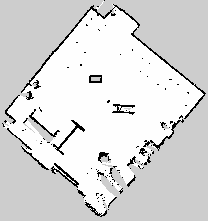
#> input picture archive/Obj_evaluation/scanner_map_test_obj.png, 208 x 221 px
$ python -i object_detection_modified.py   (imports and definitions only)
#> lines starting #> are read from the running program, lines starting #| are printed output that depends on the picture; after the words box and inside, x2 and y2 are one past the last pixel; in counts of white or black regions, pixels touching at a corner belong together
# reference:    https://docs.opencv.org/4.5.2/d4/dc6/tutorial_py_template_matching.html
import math

import cv2 as cv
import numpy as np
from numpy import random
from scipy import ndimage
import copy
import time
from PIL import Image, ImageDraw, ImageOps


class Obstacle:
    """
    obstacles consist of corners and borders connecting those corners.
    -> a border is just a list like for example: [[corner1, corner2], [corner1, corner3], [corner2, corner4], ...]
        (corner1 and so on are only tuples with x and y coordinates, not some class-objects)
    """

    # [10 lines left out: functions __init__, __str__, not called in this run]

    __repr__ = __str__  # X kind of a bad practice

    # [194 lines left out: functions distance_to_point, find_outer_borders, extract_corners, crop_to_ref_map, not called in this run]


def generate_map_ref(map_ref):
    """
    changes (basically inverts) the colors colors of the passed map and generates the "reference map"
    @param map_ref: reference map with "wrong" color layout yet
    @return: grayscale reference map
    """

    pixels = map_ref
    obs = np.array(np.zeros(len(map_ref) * len(map_ref[0]))).reshape(len(map_ref), len(map_ref[0]))

    for y in range(0, len(pixels)):
        for x in range(0, len(pixels[0])):
            #            print('x:', x, ' y:', y)
            if pixels[y][x] == 0:
                obs[y][x] = 255
            elif pixels[y][x] == 254 or pixels[y][x] == 255:
                obs[y][x] = 0
            elif pixels[y][x] == 40:  # unknown area - for now treated like walls / in PRM it is still set as 40
                obs[y][x] = 255
            elif pixels[y][x] == 205:  # also unknown area (if we didn't crop)
                obs[y][x] = 255

    map_ref = Image.fromarray(obs.astype("uint8"), mode="L")

    return map_ref


# it can still always happen that two tables stand in a way so that it is impossible to know how to place the representation perfectly
# [62 lines left out: function replace_object, not called in this run]


def apply_object_detection(map_path):
    """
    applies the whole template matching process
    --!! important note !!--: the directory has to be the following:
                                in the project folder: /templates/scanner/*TEMPLATES_HERE*
                                                       /representations/scanner/*REPRESENTATIONS_HERE*
                                                       /masks/*MASKS_HERE*
                                                       /representations/scanner/*CORNERS_HERE*
                              ALSO: thresholds parameter in this function is important and can be adjusted for all
                                    the considered obstacles. If object detection doesn't work properly this can help
    @param map_path: path to the scanner map to do the template matching on
    @return: map_ref - reference map (with the detected obstacles) after applying object detection
             obstacles - list of the found Obstacles-objects
    """
#> called with map_path = 'Obj_evaluation/scanner_map_test_obj.png'
    map_grey = Image.open(map_path)
#> map_grey is the input picture: PIL image 208x221 RGBA; mean R, G, B, A 217.1, 217.1, 217.1, 255
    map_grey = map_grey.convert("L")
#> map_grey: PIL image 208x221 L
    # map_grey = crop_to_ref_map(map_grey) # better not use this, except when using the 160x160 handcrafted map
    print("image size after crop:", map_grey.size)
#| image size after crop: (208, 221)
    map_grey.save("map_cropped.png")
    # map_grey = Image.open(map_path)
    map_grey = np.array(map_grey.getdata()).reshape((map_grey.size[1], map_grey.size[0])).astype("uint8")

    # remove this to have the object detection
    map_ref = generate_map_ref(map_grey)
#> in generate_map_ref, `obs = np.array(np.zeros(len(map_ref) * len(map_ref[0]))).reshape(len(m..`: obs: shape (221, 208) float64; every value is 0
#> after the loop in generate_map_ref, `for y in range(0, len(pixels)):`:
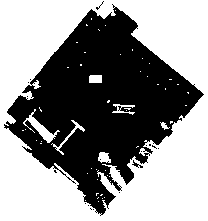
#> obs: shape (221, 208) float64; 56.8% white; 18 black regions (16 under 20 px), largest, box (x1, y1, x2, y2) and area: (4, 4, 204, 216) 19790, (132, 160, 143, 168) 29
    map_ref.save("./obj_det_output/map_ref_test_obj.png")  # map_ref.save('map_ref.png')
    return map_ref, []

    # handcrafted map:
    # all of these lists need to have the right order of elements (same order)
    # templates = [cv.imread('./templates/test/test_fat/mask_longtable.png', 0),
    #              cv.imread('./templates/test/test_fat/mask_trapez.png', 0),
    #              cv.imread('./templates/test/test_fat/mask_table.png', 0)]
    # representations = [cv.imread('./representations/fat/representation_longtable.png', 0),
    #                    cv.imread('./representations/fat/representation_trapez.png', 0),
    #                    cv.imread('./representations/fat/representation_table.png', 0)]
    # masks = [cv.imread('./masks/test/mask_longtable.png', 0), cv.imread('./masks/test/mask_trapez.png', 0), cv.imread('./masks/test/mask_table.png', 0)]
    # corner_points = [cv.imread('./representations/fat/cornerpoints_longtable.png', 0),
    #                  cv.imread('./representations/fat/cornerpoints_trapez.png', 0),
    #                  cv.imread('./representations/fat/cornerpoints_table.png', 0)]
    # thresholds = [0.7, 0.7, 0.7]

    # scanner map:
    # these files only work with maps built in gmapping with delta=0.05
    templates = [
        cv.imread("./templates/scanner/template_H_table.png", 0),
        cv.imread("./templates/scanner/template_trapezoid_table4.png", 0),
        cv.imread("./templates/scanner/workstation2.png", 0),
        cv.imread("./templates/scanner/workstation3.png", 0),
        cv.imread("./templates/scanner/workstation4.png", 0),
        cv.imread("./templates/scanner/workstation5.png", 0),
    ]
    representations = [
        cv.imread("./representations/scanner/representation_H_table.png", 0),
        cv.imread("./representations/scanner/representation_trapezoid_table4.png", 0),
        cv.imread("./representations/scanner/workstation2.png", 0),
        cv.imread("./representations/scanner/workstation3.png", 0),
        cv.imread("./representations/scanner/workstation4.png", 0),
        cv.imread("./representations/scanner/workstation5.png", 0),
    ]
    masks = [
        cv.imread("./masks/mask_H_table.png", 0),
        cv.imread("./masks/mask_trapezoid_table4.png", 0),
        cv.imread("./masks/workstation2.png", 0),
        cv.imread("./masks/workstation3.png", 0),
        cv.imread("./masks/workstation4.png", 0),
        cv.imread("./masks/workstation5.png", 0),
    ]
    corner_points = [
        cv.imread("./representations/scanner/corner_points_H.png", 0),
        cv.imread("./representations/scanner/corner_points_trapezoid.png", 0),
        cv.imread("./representations/scanner/workstation2.png", 0),
        cv.imread("./representations/scanner/workstation3.png", 0),
        cv.imread("./representations/scanner/workstation4.png", 0),
        cv.imread("./representations/scanner/workstation5.png", 0),
    ]
    thresholds = [0.70, 0.55, 0.70, 0.7, 0.8, 0.8]  # 0.54

    obstacles = []
    a = 1
    confidence = []
    conf_sum = 0
    # one thing that could be improved here is that it replaces the objects not in a fix order but the ones with the highest confidence first -> maybe e.g. a trapez will somewhat fit on a rect table and mess up the map before rect spots will be checked
    # also this should probably wrapped into a function
    time_0 = time.perf_counter()
    for i in range(0, len(templates)):
        highest_conf = 0
        highest_conf_angle = 0
        angles_over_threshold = {}
        # print(i)
        # print(highest_confidence_angle)
        for angle in range(0, int(360 / a)):  # 4    #360
            angle = a * angle
            template = ndimage.rotate(templates[i], angle=angle, cval=255, order=5)
            representation = ndimage.rotate(representations[i], angle=angle, cval=255, order=5)
            mask = ndimage.rotate(masks[i], angle=angle, cval=0, order=5)
            threshold = thresholds[i]
            # h, w = template.shape

            _, conf, replaced, _, _ = replace_object(
                threshold, copy.deepcopy(map_grey), template, representation, mask
            )
            if replaced:
                angles_over_threshold[angle] = conf

        angles_sorted = sorted(angles_over_threshold, key=angles_over_threshold.get, reverse=True)
        # print(angles_sorted)
        for angle in angles_sorted:
            template = ndimage.rotate(templates[i], angle=angle, cval=255, order=0)
            representation = ndimage.rotate(representations[i], angle=angle, cval=255, order=0)
            mask = ndimage.rotate(masks[i], angle=angle, cval=0, order=0)
            corner_points_i = ndimage.rotate(
                corner_points[i], angle=angle, cval=255, order=1
            )  # XXX this order=1 sometimes causes trouble -> corners can "go missing" in rotation process... >1 => less trouble but less nice borders
            # cv.imshow('sooso', corner_points_i)
            # cv.waitKey(0)
            threshold = thresholds[i]
            _, corner_coordinates = extract_corners(corner_points_i)
            map_grey, conf, replaced, loc, obstacle = replace_object(
                threshold, map_grey, template, representation, mask, corner_coordinates=corner_coordinates
            )
            confidence.extend(conf)
            if obstacle:
                obstacles.append(obstacle)

            if replaced:
                pass
                # print('cc', corner_coordinates)

    # these are only for the handcrafted map to represent the walls at the top and bottom
    # obstacles.append(Obstacle([(0, 16), (159, 16)]))
    # obstacles.append(Obstacle([(0, 143), (159, 143)]))

    print("time object detection: ", time.perf_counter() - time_0)

    min_conf = 1
    for conf in confidence:
        conf_sum += conf
        if conf < min_conf:
            min_conf = conf
    avg_confidence = conf_sum / len(confidence)
    print("confidence entries:", confidence)
    print("min. confidence:", min_conf)
    print("avg. confidence:", avg_confidence)

    cv.imwrite("./obj_det_output/res.png", map_grey)
    map_ref = generate_map_ref(map_grey)
    map_ref.save("./obj_det_output/map_ref_test_obj.png")  # map_ref.save('map_ref.png')
    return map_ref, obstacles


# [154 lines left out: functions create_random_map, test_detection, not called in this run]


# test_detection()

>>> result = apply_object_detection('Obj_evaluation/scanner_map_test_obj.png')

$ run again, on archive/Obj_evaluation/H1.png
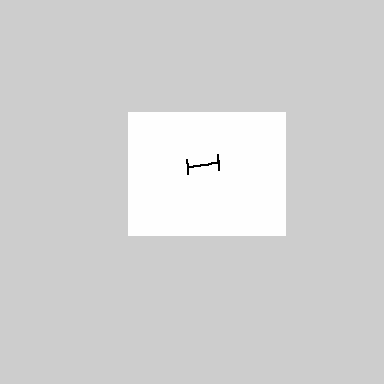
#> input picture archive/Obj_evaluation/H1.png, 384 x 384 px
#> in apply_object_detection, map_grey is the input picture: PIL image 384x384 RGBA; mean R, G, B, A 211.3, 211.3, 211.3, 255
#> map_grey: PIL image 384x384 L
#| image size after crop: (384, 384)
#> after the loop in generate_map_ref, `for y in range(0, len(pixels)):`:
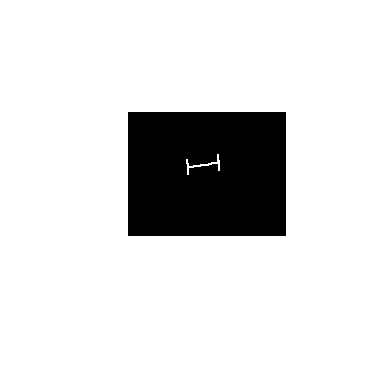
#> obs: shape (384, 384) float64; 86.8% white; 1 black region, box (x1, y1, x2, y2) and area: (128, 112, 286, 236) 19461
